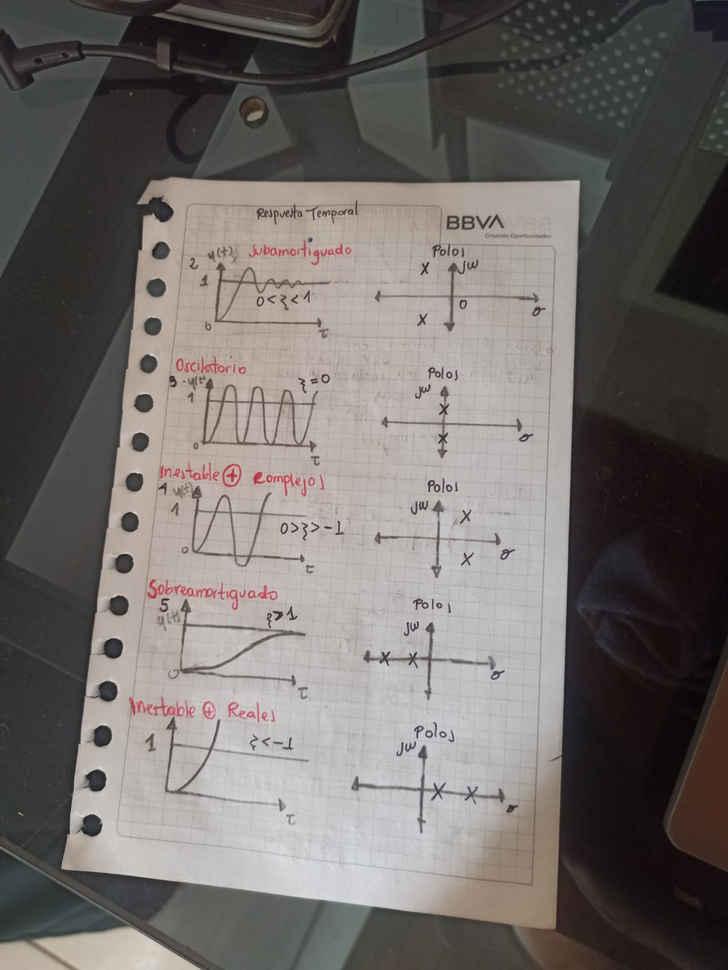
#> input picture imagen_2023-05-01_135856559.png, 728 x 970 px, shrunk from 1201 x 1600 before the run, found by its file name
$ jupyter execute 'RotaciónyBordes.ipynb'
#> lines starting #> are read from the running program, lines starting #| are printed output that depends on the picture; after the words box and inside, x2 and y2 are one past the last pixel; in counts of white or black regions, pixels touching at a corner belong together
<a href="https://colab.research.google.com/github/dcabarcase/Vision-Artificial/blob/main/Rotaci%C3%B3nyBordes.ipynb" target="_parent"></a>

[cell 1]
import numpy as np
import cv2
from google.colab.patches import cv2_imshow # for image display
from skimage import io
from PIL import Image
import matplotlib.pylab as plt
import urllib.request
import numpy as np
from PIL import Image
import urllib.request
#import img2pdf
import tempfile

[cell 2]
#IMAGE_URL = 'https://github.com/dcabarcase/Vision-Artificial/blob/main/imagen_2023-04-25_171024705.png?raw=true'
#IMAGE_URL = 'https://github.com/dcabarcase/Vision-Artificial/blob/main/imagen_2023-05-01_133438215.png?raw=true' 2
#IMAGE_URL = 'https://github.com/dcabarcase/Vision-Artificial/blob/main/imagen_2023-05-01_134941644.png?raw=true' 3
IMAGE_URL = 'https://github.com/dcabarcase/Vision-Artificial/blob/main/imagen_2023-05-01_135856559.png?raw=true' #4
im = io.imread(IMAGE_URL)
#> im is the input picture: shape (970, 728, 3); mean R, G, B 112.5, 107.6, 104.8
def filtrado_inicial(im):
    imgray = cv2.cvtColor(im, cv2.COLOR_RGB2GRAY) #Poner la imagen en escala de grises
    imfil = cv2.GaussianBlur(imgray, (5,5), 0) #filtro Gaussiano para suavizar la imagen y reducir el ruido
    return imfil

[cell 3]
imfil=filtrado_inicial(im)
(T, threshImg) = cv2.threshold(imfil, 0, 255, cv2.THRESH_BINARY| cv2.THRESH_OTSU) #Metodo de OTSU
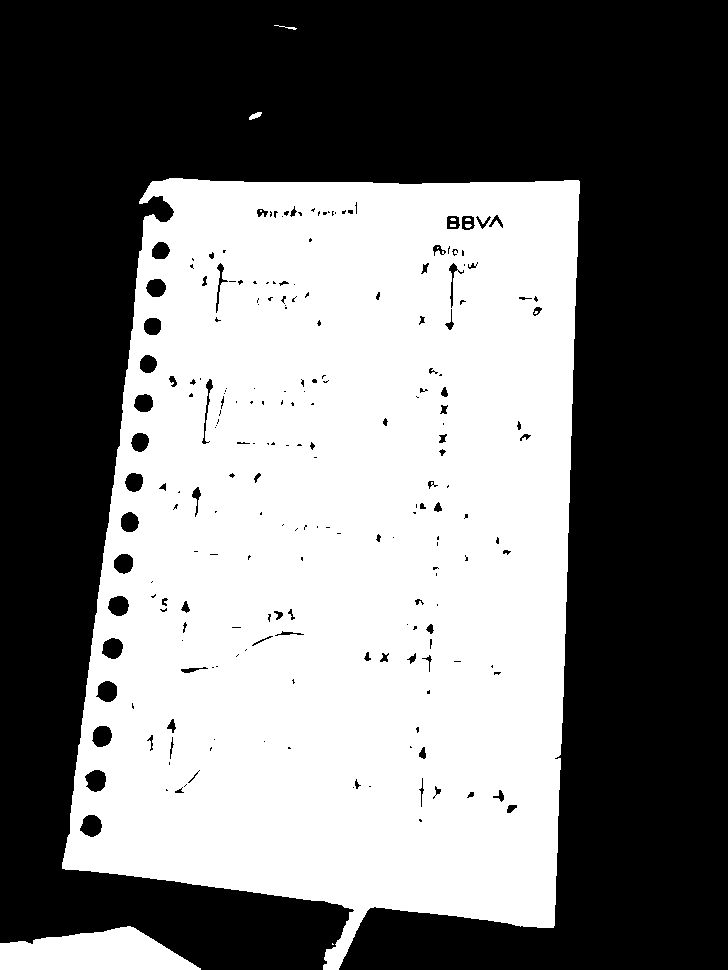
#> threshImg: shape (970, 728); 46.8% white; 12 white regions (7 under 20 px), largest, box (x1, y1, x2, y2) and area: (62, 178, 580, 970) 324372, (0, 926, 201, 970) 6097, (249, 112, 262, 120) 59, (274, 25, 297, 30) 33, (465, 224, 472, 228) 23
#> T = 112
imumbral = threshImg.copy()
kernel = np.ones((3,3),np.uint8)
erosion = cv2.erode(imumbral,kernel,iterations = 4)
#> erosion: shape (970, 728); 40.4% white; 3 white regions (1 under 20 px), largest, box (x1, y1, x2, y2) and area: (67, 182, 576, 970) 280207, (0, 931, 192, 970) 5051
dilation = cv2.dilate(erosion,kernel,iterations = 1)
#> dilation: shape (970, 728); 42.1% white; 3 white regions (1 under 20 px), largest, box (x1, y1, x2, y2) and area: (66, 181, 577, 970) 292215, (0, 930, 193, 970) 5303
cv2_imshow(dilation)

[cell 4]
img = cv2.cvtColor(dilation, cv2.COLOR_BGR2RGB)
canny = cv2.Canny(img, 50, 200)
#> canny: shape (970, 728); 1.5% white in thin lines or dots, all inside (x1, y1, x2, y2) = (0, 180, 577, 970)
# Aplicar dilatación para cerrar huecos en los bordes
kernel = np.ones((5,5), np.uint8)
dilationx = cv2.dilate(canny, kernel, iterations=1)
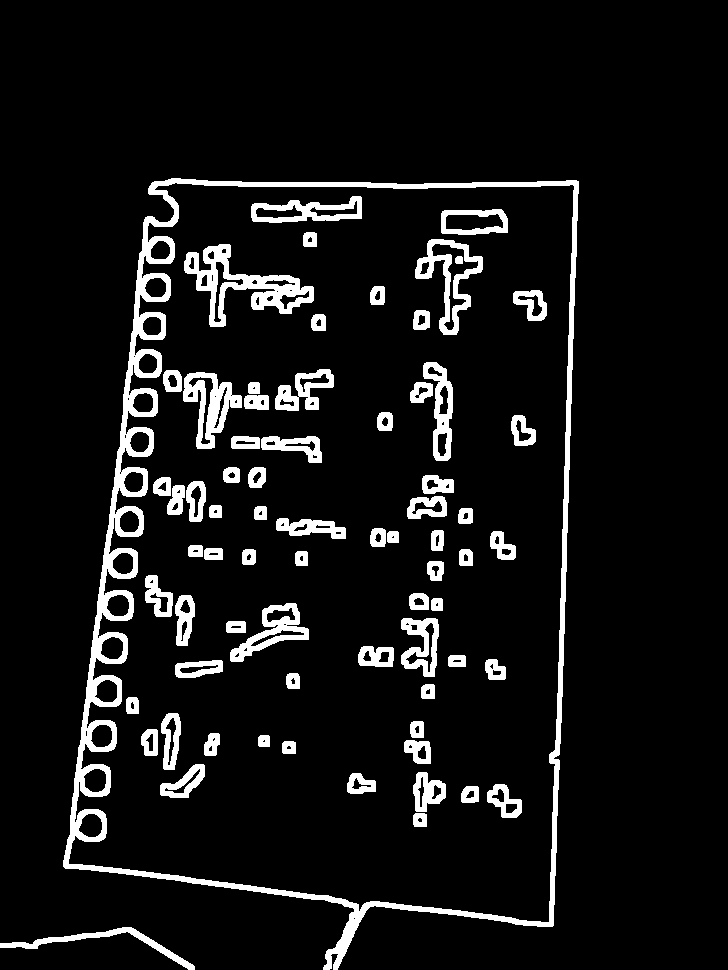
#> dilationx: shape (970, 728); 8.1% white; 71 white regions
# Encontrar contornos de la imagen
contours, hierarchy = cv2.findContours(dilationx, cv2.RETR_EXTERNAL, cv2.CHAIN_APPROX_SIMPLE)
#> contours = 2 contours; box (x1, y1, x2, y2) and area: (63, 178, 579, 970) 329802, (0, 927, 195, 970) 1022
# Ordenar contornos por área y seleccionar el mayor
contours = sorted(contours, key=cv2.contourArea, reverse=True)[:1]
#> contours = 1 contour; box (x1, y1, x2, y2) and area: (63, 178, 579, 970) 329802
# Aproximar contorno seleccionado a un polígono con 4 esquinas
approx = cv2.approxPolyDP(contours[0], 0.01 * cv2.arcLength(contours[0], True), True)
#> approx = [[152, 182], [63, 866], [352, 907], [323, 969], [374, 905], [552, 926], [578, 181]]
# Dibujar polígono en la imagen original
cv2.drawContours(img, [approx], -1, (0,165,255), 3)
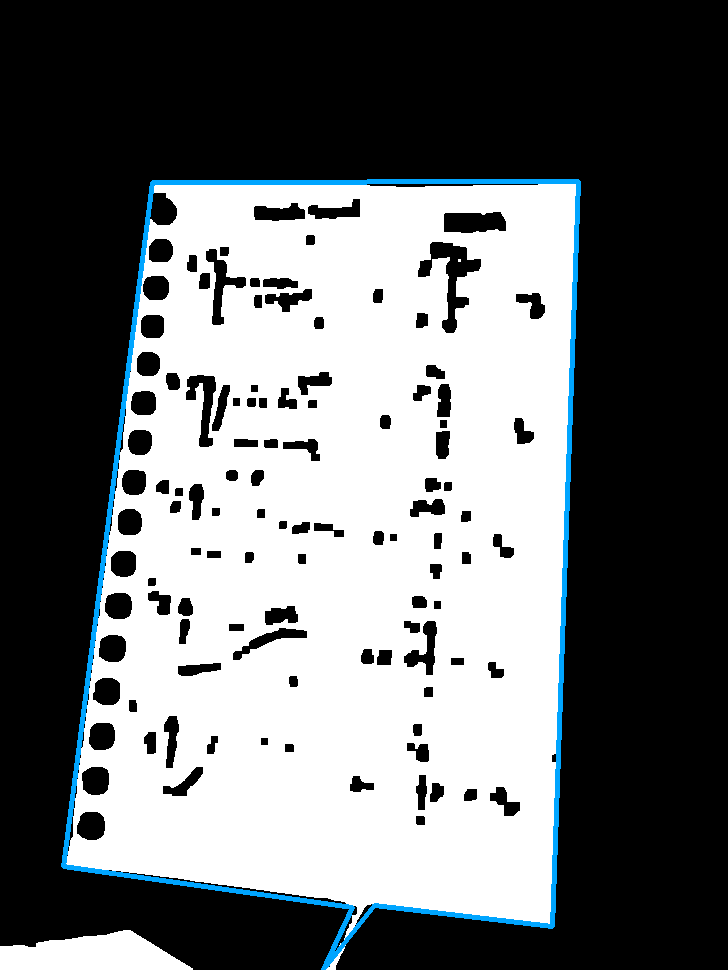
#> img: shape (970, 728, 3); mean R, G, B 106.7, 109.6, 111.1
cv2_imshow(img)

[cell 5]
color = cv2.cvtColor(imfil, cv2.COLOR_BGR2RGB)
cv2.drawContours(color, [approx], -1, (0,165,255), 3)
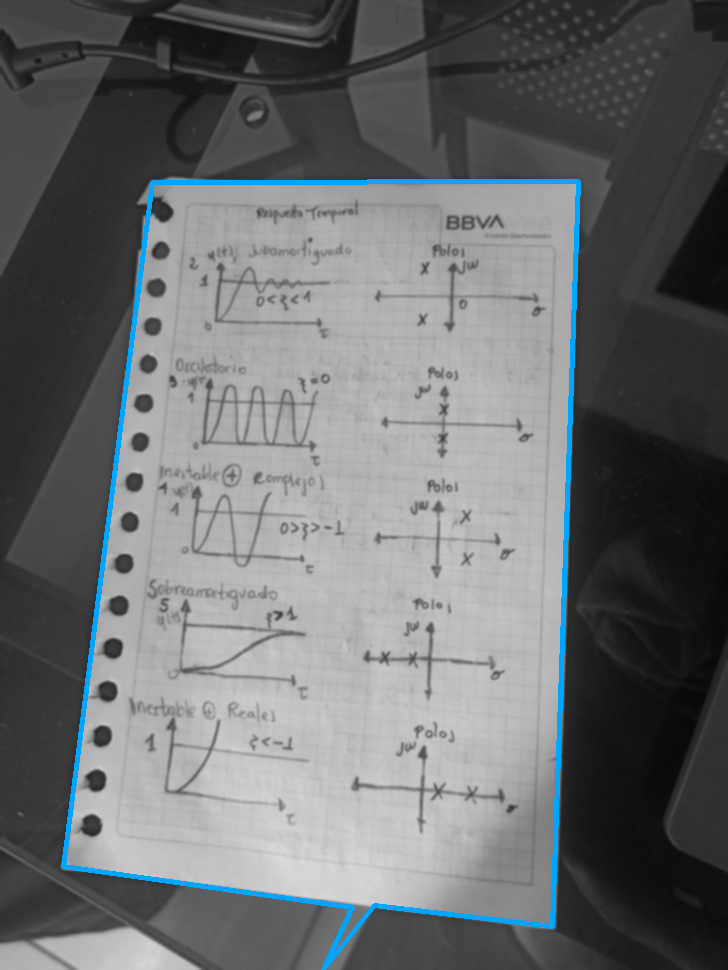
#> color: shape (970, 728, 3); mean R, G, B 106.5, 109.4, 110.9
cv2_imshow(color)

[cell 6]
epsilon = 0.02 * cv2.arcLength(contours[0], True)
#> epsilon = 53.54
approx = cv2.approxPolyDP(contours[0], epsilon, True)
#> approx = [[152, 182], [63, 866], [352, 907], [323, 969], [552, 926], [578, 181]]
# Obtener coordenadas de las esquinas
corner_coords = []
for corner in approx:
    x, y = corner[0]
    corner_coords.append((x, y))
#> this loop made 6 passes
#> after the loop, corner_coords = [(152, 182), (63, 866), (352, 907), (323, 969), (552, 926), (578, 181)]
# Imprimir coordenadas de las esquinas
print("Coordenadas de las esquinas:")
for corner in corner_coords:
    print(corner)
#> this loop made 6 passes
#> (printed output is left out)
# Dibujar contorno y esquinas sobre la imagen
#cv2.drawContours(im, [approx], -1, (0,165,255), 3)
for corner in corner_coords:
    cv2.circle(im, corner, 5, (0, 0, 255), -1)
# Mostrar imagen con contorno y esquinas
cv2_imshow(im)

[cell 7]
corner_coords.sort()
top_left = corner_coords[1]
#> top_left = (152, 182)
bottom_left = corner_coords[0]
#> bottom_left = (63, 866)
bottom_right = corner_coords[3]
#> bottom_right = (352, 907)
top_right = corner_coords[2]
#> top_right = (323, 969)
# Imprimir coordenadas de las esquinas
print("Coordenadas de las esquinas (Ancho, Alto):")
print("Top Left:", top_left)
#| Top Left: (152, 182)
print("Top Right:", top_right)
#| Top Right: (323, 969)
print("Bottom Left:", bottom_left)
#| Bottom Left: (63, 866)
print("Bottom Right:", bottom_right)
#| Bottom Right: (352, 907)

[cell 8]
import cv2
import numpy as np
# Definir las esquinas de la ROI
src = np.float32([[top_left], [top_right], [bottom_left], [bottom_right]])
#> src = [[152, 182], [323, 969], [63, 866], [352, 907]]
# Definir las coordenadas de la perspectiva recta
dst = np.float32([[0, 0], [im.shape[1], 0], [0, im.shape[0]], [im.shape[1], im.shape[0]]])
# Calcular la matriz de transformación
M = cv2.getPerspectiveTransform(src, dst)
#> M = [[-0.168, -0.0219, 29.58], [-1.55, 0.338, 174.8], [-0.00147, -0.000608, 1]]
# Aplicar la transformación a la imagen
output = cv2.warpPerspective(im, M, (im.shape[1], im.shape[0]), flags=cv2.INTER_LINEAR)
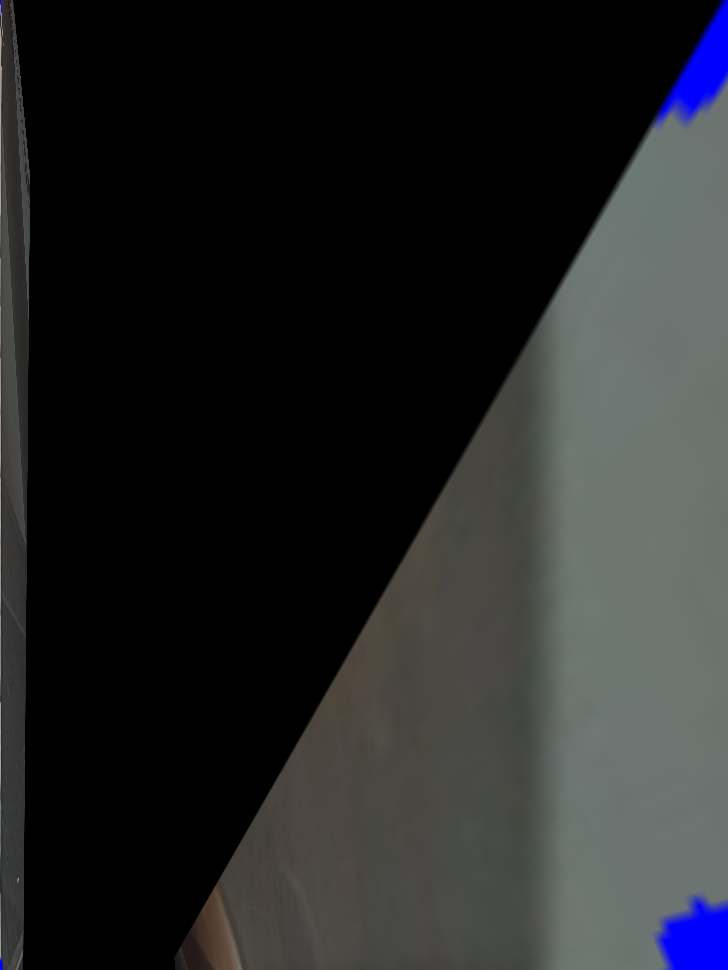
#> output: shape (970, 728, 3); mean R, G, B 36.6, 38.2, 39
# Mostrar la imagen de salida
cv2_imshow(output)

$ run again, with imagen_2023-04-25_171024705.png copied over imagen_2023-05-01_135856559.png
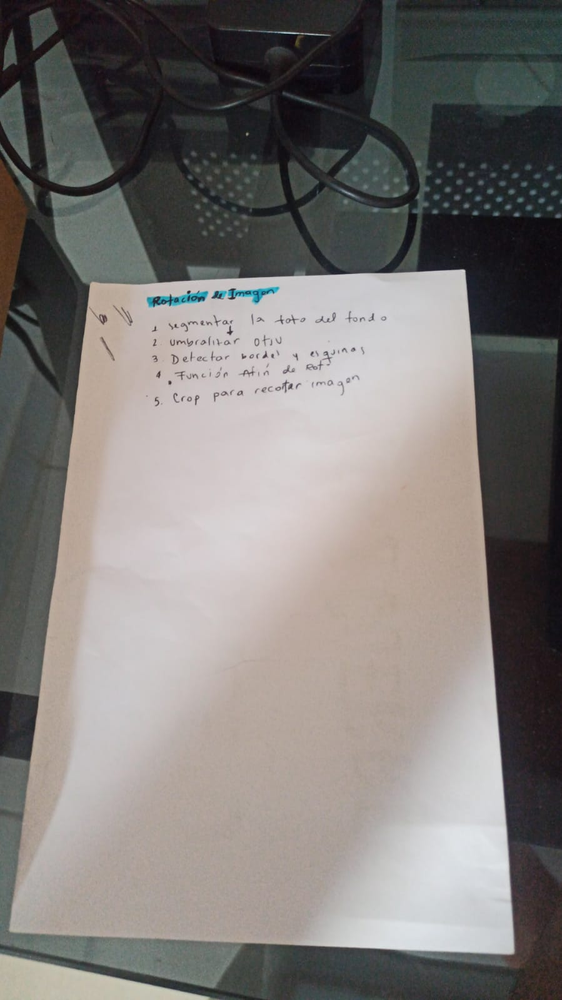
#> input picture imagen_2023-04-25_171024705.png, 562 x 1000 px, shrunk from 899 x 1599 before the run, found by its file name
#> im is the input picture: shape (1000, 562, 3); mean R, G, B 125.9, 122, 119.6
#> `(T, threshImg) = cv2.threshold(imfil, 0, 255, cv2.THRESH_BINARY| cv2.T..`:
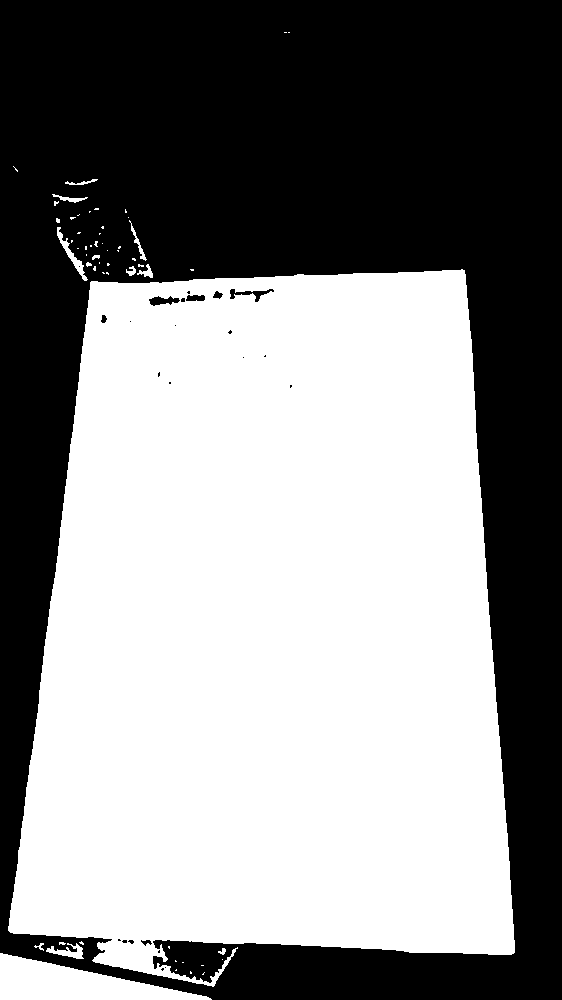
#> threshImg: shape (1000, 562); 53.9% white; 24 black regions (17 under 20 px), largest, box (x1, y1, x2, y2) and area: (0, 0, 562, 1000) 258642, (230, 289, 274, 302) 196, (149, 296, 180, 306) 181
#> T = 117
#> erosion: shape (1000, 562); 51% white; 11 black regions, largest, box (x1, y1, x2, y2) and area: (0, 0, 562, 1000) 272148, (145, 285, 278, 310) 2047, (97, 311, 111, 327) 210
#> dilation: shape (1000, 562); 51.6% white; 11 black regions, largest, box (x1, y1, x2, y2) and area: (0, 0, 562, 1000) 269389, (146, 286, 277, 309) 1687, (98, 312, 110, 326) 154
#> canny: shape (1000, 562); 0.55% white in thin lines or dots, all inside (x1, y1, x2, y2) = (0, 272, 512, 1000)
#> dilationx: shape (1000, 562); 3% white; 11 white regions
#> `contours, hierarchy = cv2.findContours(dilationx, cv2.RETR_EXTERNAL, c..`: contours = 3 contours; box (x1, y1, x2, y2) and area: (9, 270, 514, 954) 291910, (98, 941, 154, 972) 1204, (0, 954, 201, 1000) 964
#> `contours = sorted(contours, key=cv2.contourArea, reverse=True)[:1]`: contours = 1 contour; box (x1, y1, x2, y2) and area: (9, 270, 514, 954) 291910
#> approx = [[462, 270], [90, 284], [10, 931], [513, 952]]
#> epsilon = 45.55
#> the loop `for corner in approx:` made 4 passes
#> after the loop `for corner in approx:`: corner_coords = [(462, 270), (90, 284), (10, 931), (513, 952)]
#> the loop `for corner in corner_coords:` made 4 passes
#> (printed output is left out)
#> top_left = (90, 284)
#> bottom_left = (10, 931)
#> bottom_right = (513, 952)
#> top_right = (462, 270)
#| Top Left: (90, 284)
#| Top Right: (462, 270)
#| Bottom Left: (10, 931)
#| Bottom Right: (513, 952)
#> src = [[90, 284], [462, 270], [10, 931], [513, 952]]
#> M = [[1.91, 0.236, -238.9], [0.0945, 2.51, -721.8], [0.000172, 0.000661, 1]]
#> `output = cv2.warpPerspective(im, M, (im.shape[1], im.shape[0]), flags=..`:
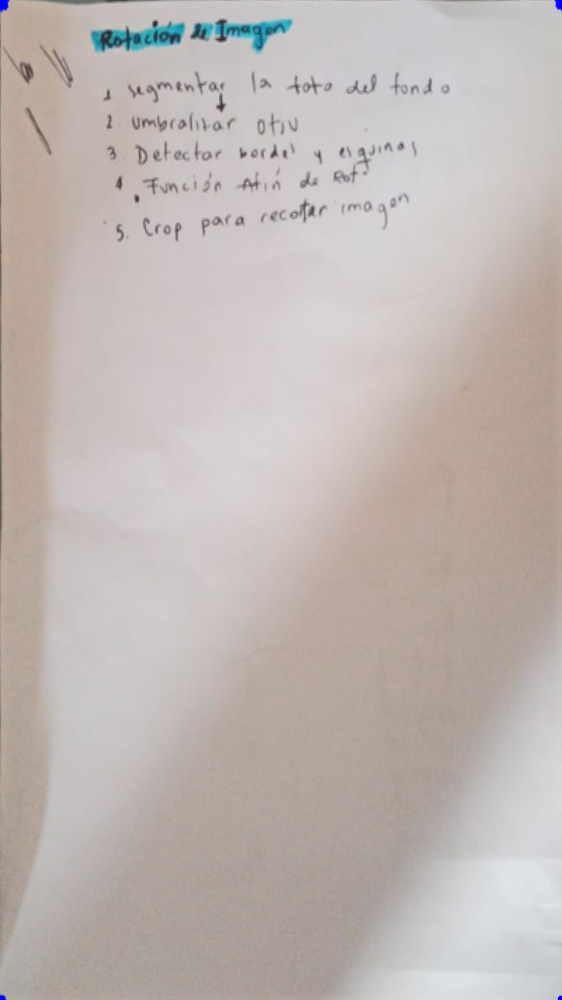
#> output: shape (1000, 562, 3); mean R, G, B 191.8, 182.7, 178.9
